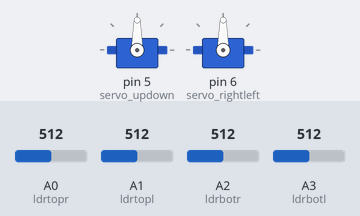
The sketch below on a simulated Arduino Uno, built with avr-gcc and run on an emulated ATmega328P. Parts: 2 × servo. The inputs (shaded band) are chosen by the test bench; at power-on: A0 (ldrtopr) = 512, A1 (ldrtopl) = 512, A2 (ldrbotr) = 512, A3 (ldrbotl) = 512.

Above: at 1.2 s.
1.3 s: A0 (ldrtopr) set to 558
2.8 s: A0 (ldrtopr) set to 582
At 2.96 s:
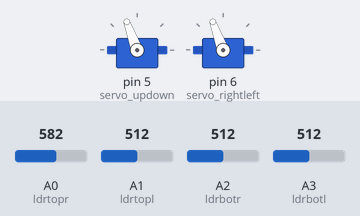
At 3.9 s:
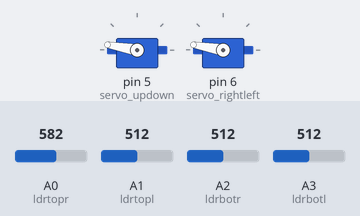
5.8 s: A1 (ldrtopl) set to 632
7.3 s: A1 (ldrtopl) set to 658
At 10.0 s:
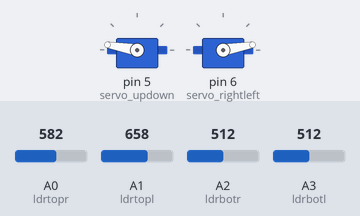
10.3 s: A2 (ldrbotr) set to 629
11.8 s: A2 (ldrbotr) set to 656
At 12.0 s:
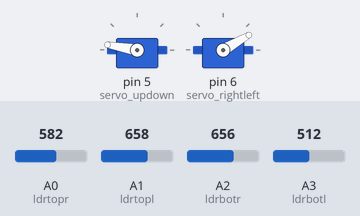
Timing chart, 0 to 14.9 s (numbered marks = the images above; inputs shaded):
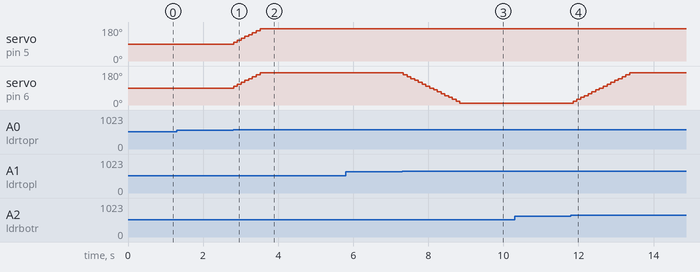

Measured:
- the behaviour switches between 571 and 572 on A0 (ldrtopr) (found by bisection; images 0 and 1)
- the behaviour switches between 641 and 642 on A1 (ldrtopl) (found by bisection; images 2 and 3)
- the behaviour switches between 647 and 648 on A2 (ldrbotr) (found by bisection; images 3 and 4)
- after the input at 1.3 s, every drawn part: stays the same
- after the input at 2.8 s, servo on pin 5 (servo_updown), servo on pin 6 (servo_rightleft): moves from 90° to 170° over 0.70 s, starting at once
- after the input at 5.8 s, every drawn part: stays the same
- after the input at 7.3 s, servo on pin 6 (servo_rightleft): moves from 170° to 10° over 1.5 s, starting at once
- after the input at 10.3 s, every drawn part: stays the same
- after the input at 11.8 s, servo on pin 6 (servo_rightleft): moves from 10° to 170° over 1.5 s, starting after 0.06 s

The sketch:

MAE598_FinalProject.ino
```cpp
#include <Servo.h>

// Initialize variables
int ldrtopr = A0;     // Top-right LDR
int ldrtopl = A1;     // Top-left LDR
int ldrbotr = A2;     // Bottom-right LDR
int ldrbotl = A3;     // Bottom-left LDR

Servo servo_updown;
Servo servo_rightleft;

int threshold_value = 30;  // Threshold value for sensitivity
int step_size = 10;        // Adjust the step size for even faster movement

void setup() {
  Serial.begin(9600);  // Serial communication setup

  servo_updown.attach(5);     // Servo motor for up-down movement
  servo_rightleft.attach(6);  // Servo motor for right-left movement
}

void loop() {
  int topr = analogRead(ldrtopr);
  int topl = analogRead(ldrtopl);
  int botr = analogRead(ldrbotr);
  int botl = analogRead(ldrbotl);

  // Calculate average values for elevation and azimuth
  int avgtop = (topr + topl) / 2;
  int avgbot = (botr + botl) / 2;
  int avgleft = (topl + botl) / 2;
  int avgright = (topr + botr) / 2;

  // Calculate differences in elevation and azimuth
  int diffelev = avgtop - avgbot;
  int diffazi = avgright - avgleft;

  // Adjust servo position for azimuth
  if (abs(diffazi) >= threshold_value) {
    if (diffazi > 0) {
      if (servo_rightleft.read() < 180 - step_size) {
        servo_rightleft.write(servo_rightleft.read() + step_size);
      }
    } else {
      if (servo_rightleft.read() > 0 + step_size) {
        servo_rightleft.write(servo_rightleft.read() - step_size);
      }
    }
  }

  // Adjust servo position for elevation
  if (abs(diffelev) >= threshold_value) {
    if (diffelev > 0) {
      if (servo_updown.read() < 180 - step_size) {
        servo_updown.write(servo_updown.read() + step_size);
      }
    } else {
      if (servo_updown.read() > 0 + step_size) {
        servo_updown.write(servo_updown.read() - step_size);
      }
    }
  }

  delay(100); // Adjust delay as needed
}
```
